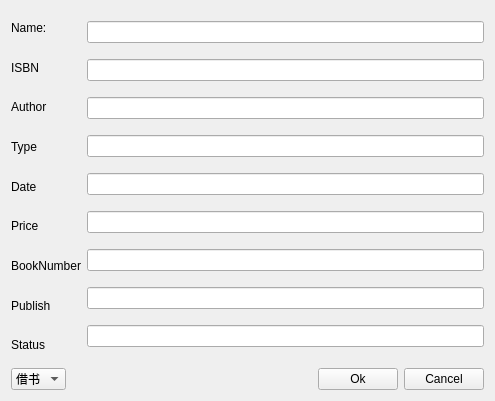
<?xml version="1.0" encoding="UTF-8"?>
<ui version="4.0">
 <class>modifybook</class>
 <widget class="QWidget" name="modifybook">
  <property name="geometry">
   <rect>
    <x>0</x>
    <y>0</y>
    <width>495</width>
    <height>401</height>
   </rect>
  </property>
  <property name="windowTitle">
   <string>Form</string>
  </property>
  <layout class="QVBoxLayout" name="verticalLayout_3">
   <item>
    <layout class="QHBoxLayout" name="horizontalLayout">
     <item>
      <layout class="QVBoxLayout" name="verticalLayout_2">
       <item>
        <widget class="QLabel" name="label">
         <property name="text">
          <string>Name:</string>
         </property>
        </widget>
       </item>
       <item>
        <widget class="QLabel" name="label_2">
         <property name="text">
          <string>ISBN</string>
         </property>
        </widget>
       </item>
       <item>
        <widget class="QLabel" name="label_5">
         <property name="text">
          <string>Author</string>
         </property>
        </widget>
       </item>
       <item>
        <widget class="QLabel" name="label_3">
         <property name="text">
          <string>Type</string>
         </property>
        </widget>
       </item>
       <item>
        <widget class="QLabel" name="label_6">
         <property name="text">
          <string>Date</string>
         </property>
        </widget>
       </item>
       <item>
        <widget class="QLabel" name="label_7">
         <property name="text">
          <string>Price</string>
         </property>
        </widget>
       </item>
       <item>
        <widget class="QLabel" name="label_8">
         <property name="text">
          <string>BookNumber</string>
         </property>
        </widget>
       </item>
       <item>
        <widget class="QLabel" name="label_4">
         <property name="text">
          <string>Publish</string>
         </property>
        </widget>
       </item>
       <item>
        <widget class="QLabel" name="label_9">
         <property name="text">
          <string>Status</string>
         </property>
        </widget>
       </item>
      </layout>
     </item>
     <item>
      <layout class="QVBoxLayout" name="verticalLayout">
       <item>
        <widget class="QLineEdit" name="lineEdit"/>
       </item>
       <item>
        <widget class="QLineEdit" name="lineEdit_2"/>
       </item>
       <item>
        <widget class="QLineEdit" name="lineEdit_3"/>
       </item>
       <item>
        <widget class="QLineEdit" name="lineEdit_4"/>
       </item>
       <item>
        <widget class="QLineEdit" name="lineEdit_5"/>
       </item>
       <item>
        <widget class="QLineEdit" name="lineEdit_6"/>
       </item>
       <item>
        <widget class="QLineEdit" name="lineEdit_9"/>
       </item>
       <item>
        <widget class="QLineEdit" name="lineEdit_7"/>
       </item>
       <item>
        <widget class="QLineEdit" name="lineEdit_8"/>
       </item>
       <item>
        <layout class="QHBoxLayout" name="horizontalLayout_3"/>
       </item>
      </layout>
     </item>
    </layout>
   </item>
   <item>
    <layout class="QHBoxLayout" name="horizontalLayout_2">
     <item>
      <widget class="QComboBox" name="comboBox">
       <item>
        <property name="text">
         <string>借书</string>
        </property>
       </item>
       <item>
        <property name="text">
         <string>还书</string>
        </property>
       </item>
       <item>
        <property name="text">
         <string>续借</string>
        </property>
       </item>
      </widget>
     </item>
     <item>
      <spacer name="horizontalSpacer">
       <property name="orientation">
        <enum>Qt::Horizontal</enum>
       </property>
       <property name="sizeHint" stdset="0">
        <size>
         <width>40</width>
         <height>20</height>
        </size>
       </property>
      </spacer>
     </item>
     <item>
      <widget class="QPushButton" name="pushButton_2">
       <property name="text">
        <string>Ok</string>
       </property>
      </widget>
     </item>
     <item>
      <widget class="QPushButton" name="pushButton_3">
       <property name="text">
        <string>Cancel</string>
       </property>
      </widget>
     </item>
    </layout>
   </item>
  </layout>
 </widget>
 <resources/>
 <connections/>
</ui>
